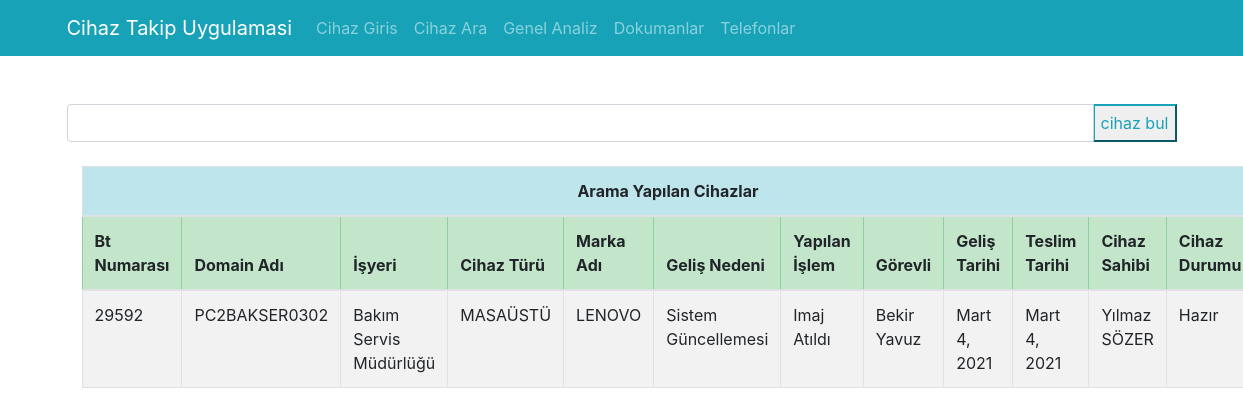
Page /cihazbul/3 on the committed database.
### pages/models.py (models this page shows, shortened)
class Cihazlar(models.Model):
    btNumarasi = models.IntegerField('Bt Numarası')
    domainAdi = models.CharField('Domain Adı',max_length=14)
    isyeri = models.CharField('İşyeri Adı',max_length=50)
    cihazTuru = models.CharField('Cihaz Türü,',max_length=20)
    markaAdi = models.CharField('Marka Adı',max_length=50)
    gelisNedeni = models.CharField('Geliş Nedeni',max_length=50,blank=True,null=True)
    yapilanIs = models.CharField('Yapılan İş',max_length=50,blank=True,null=True)
    gorevli = models.ForeignKey(Gorevli,blank=True,null=True,on_delete=models.CASCADE)
    gelisTarihi = models.DateField('Geliş Tarihi')
    teslimTarihi = models.DateField('Teslim Tarihi')
    cihazSahibi = models.CharField('Cihaz Sahibi',max_length=50)
    cihazDurum = models.CharField('Cihaz Durumu',max_length=50)

class Gorevli(models.Model):
    gorevliNumarasi = models.IntegerField('Görevli Numarası')
    gorevliAdi = models.CharField('Görevli Adı',max_length=50)
    gorevliSoyadi = models.CharField('Görevli Soyadı',max_length=50)
    gorevliTelefon = models.CharField('Gorevli Telefonu',max_length=50)
    def __str__(self):
        return self.gorevliAdi+' '+self.gorevliSoyadi

### pages/views.py (the view)
# urls.py: path('cihazbul/<cihaz_id>',views.cihazbul,name="cihazbul"),
def cihazbul(request,cihaz_id):
    cihaz = Cihazlar.objects.get(pk=cihaz_id)
    return render(request,'pages/cihazbul.html',{'cihaz':cihaz})

### templates/pages/cihazbul.html
{% extends 'layout.html' %}
{% load static %}
{% block content %}
<div class="input-group">
    <input type="text" class="form-control">
    <div class="input-group-append">
        <button class="btn-fluid btn-outline-info " data-toggle="modal" data-target="#cihazAra" type="button">cihaz bul</button>
    </div>
</div>
<br>
<div class="container">
    <table class="table table-striped table-bordered table-hover">
        <thead>
            <tr>
                <td colspan="12" class="table-info" style="text-align: center;"><b> Arama Yapılan Cihazlar</b></td>
            </tr>
        </thead>
        <thead>
            <tr class="table-success">
                <th>Bt Numarası</th>
                <th>Domain Adı</th>
                <th>İşyeri</th>
                <th>Cihaz Türü</th>
                <th>Marka Adı</th>
                <th>Geliş Nedeni</th>
                <th>Yapılan İşlem</th>
                <th>Görevli</th>
                <th>Geliş Tarihi</th>
                <th>Teslim Tarihi</th>
                <th>Cihaz Sahibi</th>
                <th>Cihaz Durumu</th>
            </tr>
        </thead>
        <tbody >
            <tr>
                <td>{{cihaz.btNumarasi}}</td>
                <td>{{cihaz.domainAdi}}</td>
                <td>{{cihaz.isyeri}}</td>
                <td>{{cihaz.cihazTuru}}</td>
                <td>{{cihaz.markaAdi}}</td>
                <td>{{cihaz.gelisNedeni}}</td>
                <td>{{cihaz.yapilanIs}}</td>
                <td>{{cihaz.gorevli}}</td>
                <td>{{cihaz.gelisTarihi}}</td>
                <td>{{cihaz.teslimTarihi}}</td>
                <td>{{cihaz.cihazSahibi}}</td>
                <td>{{cihaz.cihazDurum}}</td>
            </tr>
        </tbody>
    </table>
</div>
{% endblock %}

### rows in the picture
Cihazlar: btNumarasi "29592", domainAdi "PC2BAKSER0302", isyeri "Bakım Servis Müdürlüğü", cihazTuru "MASAÜSTÜ", markaAdi "LENOVO", gelisNedeni "Sistem Güncellemesi", yapilanIs "Imaj Atıldı", gorevli "Bekir Yavuz", gelisTarihi "Mart 4, 2021", teslimTarihi "Mart 4, 2021", cihazSahibi "Yılmaz SÖZER", cihazDurum "Hazır"
